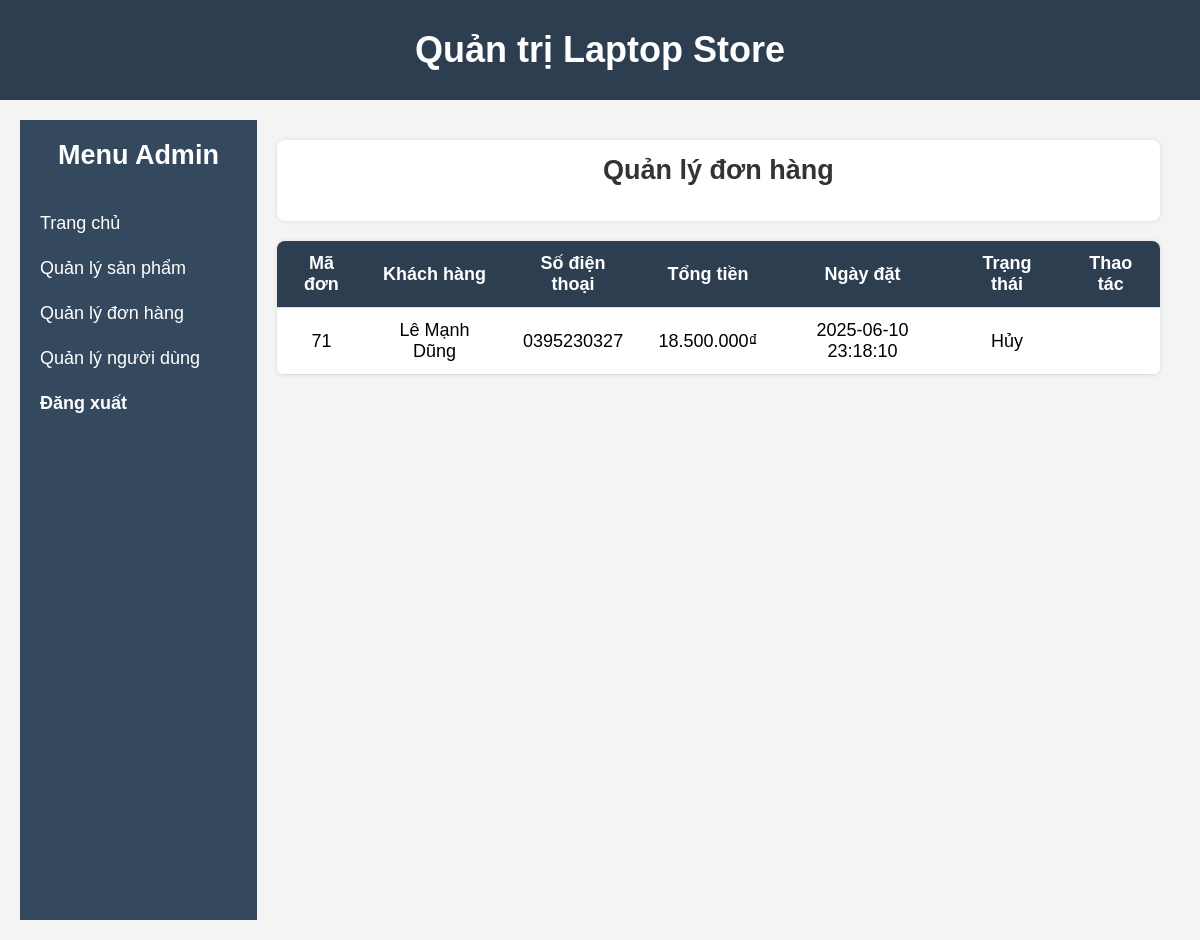
/admin/Ad_order.php, run on the app's committed database.
### tables this page shows
CREATE TABLE `orders` (
  `id_order` int(11) NOT NULL,
  `user_id` int(11) DEFAULT NULL,
  `full_name` varchar(100) NOT NULL,
  `phone` varchar(20) NOT NULL,
  `email` varchar(100) DEFAULT NULL,
  `province` varchar(100) NOT NULL,
  `district` varchar(100) NOT NULL,
  `ward` varchar(100) NOT NULL,
  `address_detail` text DEFAULT NULL,
  `note` text DEFAULT NULL,
  `order_date` datetime DEFAULT current_timestamp(),
  `status` enum('Chờ xử lý','Hủy','Hoàn thành') NOT NULL DEFAULT 'Chờ xử lý',
  `total` decimal(10,2) DEFAULT NULL,
  `payment_method` varchar(50) DEFAULT NULL
);

### admin/Ad_order.php (the view, shortened to what this page needs)
<?php require_once("../settings/config.php") ?>
<?php
    $sql = "SELECT id_order, full_name, phone, order_date, status, total  FROM orders ORDER BY id_order DESC";
    $result = $conn->query($sql);
?>
<!DOCTYPE html>
<html lang="vi">
<head>
    <link rel="stylesheet" href="https://cdnjs.cloudflare.com/ajax/libs/font-awesome/6.7.2/css/all.min.css" />
    <link rel="stylesheet" href="../assets/css/base.css">
    <link rel="stylesheet" href="../assets/css/styleAd.css">
</head>
<body>
    <header>
        <h1>Quản trị Laptop Store</h1>
    </header>
    <div class="container">
        <nav class="sidebar">
            <h2>Menu Admin</h2>
            <a href="Ad_index.php">Trang chủ</a>
            <a href="Ad_Products.php">Quản lý sản phẩm</a>
            <a href="Ad_order.php">Quản lý đơn hàng</a>
            <a href="Ad_users.php">Quản lý người dùng</a>
            <a href="../logout.php" class="logout" onclick="return confirm('Bạn có chắc muốn Đăng xuất tài khoản?')">Đăng xuất</a>
        </nav>
        <main class="main-content">
            <div class="card">
                <h2>Quản lý đơn hàng</h2>
            </div>
            <table>
                <thead>
                    <tr>
                        <th>Mã đơn</th>
                        <th>Khách hàng</th>
                        <th>Số điện thoại</th>
                        <th>Tổng tiền</th>
                        <th>Ngày đặt</th>
                        <th>Trạng thái</th>
                        <th>Thao tác</th>
                    </tr>
                </thead>
                <tbody>
                    <?php
                        if(($result->num_rows > 0)){
                            while($row = $result->fetch_assoc()){
                                echo'
                                <tr>
                                    <td>'.$row['id_order'].'</td>
                                    <td>'.$row['full_name'].'</td>
                                    <td>'.$row['phone'].'</td>
                                    <td>'.number_format($row['total'], 0, ',', '.') . '₫'.'</td>
                                    <td>'.$row['order_date'].'</td>
                                    <td>'.$row['status'].'</td>
                                    <td>';
                                    echo'</td>
                                </tr>';
                            }
                        }else{
                            echo'<tr><td colspan="7">'. "Không có sản phẩm nào" .'</td></tr>';
                        }
                    ?>
                </tbody>
            </table>
        </main>
    </div>
</body>
</html>

### assets/css/base.css (style rules this page uses)
:root { --color-primary: #00a8ff80; --color-button-primary: orange; --color-text: black; --color-hover-text: #00a5c6; }
:root { --height-header_container: 100px; --height-header_top: calc(var(--height-header_container) / 2); --height-header_bottom: calc(var(--height-header_container) - var(--height-header_top)); --color-header_text: white; }
* { margin: 0; padding: 0; box-sizing: border-box; }
body { font-size: 18px; }

### assets/css/styleAd.css (style rules this page uses)
body { margin: 0; font-family: Arial, sans-serif; background-color: #f4f4f4; }
header { background-color: #2c3e50; color: white; padding: 15px; text-align: center; height: 100px; }
header h1 { width: 100%; height: 100%; display: flex; justify-content: center; align-items: center; }
.container { display: flex; padding: 20px; }
.sidebar { width: 250px; background-color: #34495e; color: white; min-height: 100vh; padding: 20px 0; }
.sidebar h2 { text-align: center; margin-bottom: 30px; color: white; }
.sidebar a { display: block; color: white; padding: 12px 20px; text-decoration: none; }
.logout { color: #e74c3c; font-weight: bold; }
.main-content { flex-grow: 1; padding: 20px; }
.card { background-color: white; padding: 15px; margin-bottom: 20px; border-radius: 8px; box-shadow: 0 0 5px rgba(0,0,0,0.1); }
h2 { margin-bottom: 20px; }
table { width: 100%; border-collapse: collapse; background-color: white; border-radius: 8px; overflow: hidden; box-shadow: 0 0 5px rgba(0,0,0,0.1); }
th, td { padding: 12px 15px; text-align: center; border-bottom: 1px solid #ddd; }
th { background-color: #2c3e50; color: white; }
h2 { text-align: center; color: #333; margin-bottom: 20px; }

### data on the page
orders: id_order "71", full_name "Lê Mạnh Dũng", phone "0395230327", total "18.500.000", order_date "2025-06-10 23:18:10", status "Hủy"
